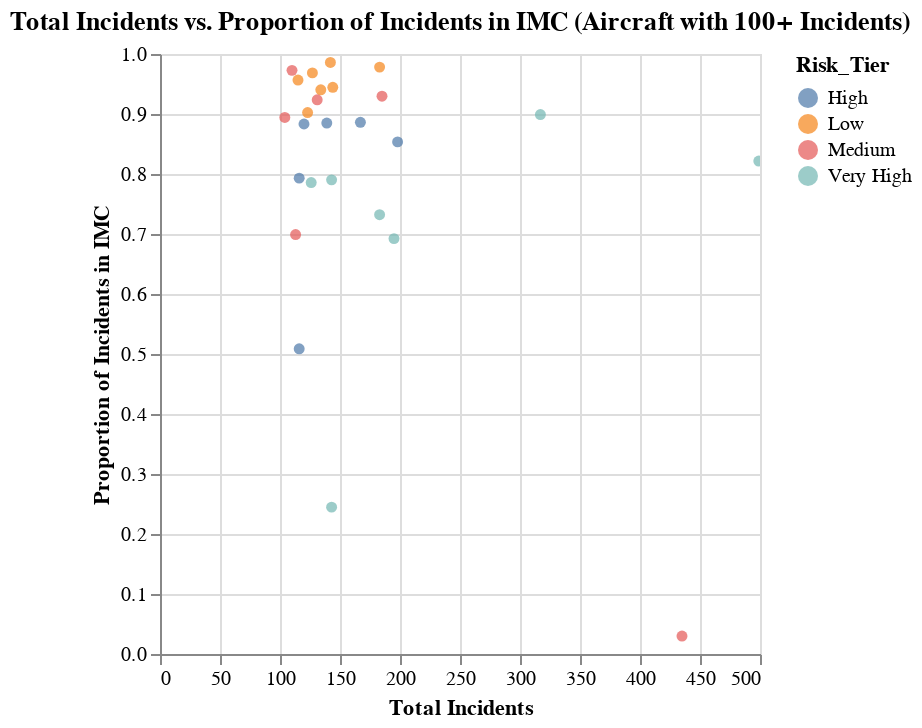

Notebook code for this chart:
### Markdown cell above
#### Total Incidents vs. Proportion of Incidents in IMC

### Code cell
# Scatter plot 2: `Total_Incidents` (x-axis) vs. `Proportion_IMC` (y-axis), colored by `Risk_Tier`
chart2 = alt.Chart(merged_df).mark_circle().encode(
    x=alt.X('Total_Incidents', axis=alt.Axis(title='Total Incidents')),
    y=alt.Y('Proportion_IMC', axis=alt.Axis(title='Proportion of Incidents in IMC')),
    color='Risk_Tier',
    tooltip=['Aircraft', 'Total_Incidents', 'Proportion_IMC', 'Risk_Tier']
).properties(
    title='Total Incidents vs. Proportion of Incidents in IMC (Aircraft with 100+ Incidents)'
).interactive()
chart2

### Figure 1 — Vega-Lite specification as saved in the notebook (floating-point values rounded to 4 significant figures)
{"config": {"view": {"continuousWidth": 300, "continuousHeight": 300}}, "data": {"name": "data-c1e993fe9305d7083a4f4ce60a9e2f6f"}, "mark": {"type": "circle"}, "encoding": {"color": {"field": "Risk_Tier", "type": "nominal"}, "tooltip": [{"field": "Aircraft", "type": "nominal"}, {"field": "Total_Incidents", "type": "quantitative"}, {"field": "Proportion_IMC", "type": "quantitative"}, {"field": "Risk_Tier", "type": "nominal"}], "x": {"axis": {"title": "Total Incidents"}, "field": "Total_Incidents", "type": "quantitative"}, "y": {"axis": {"title": "Proportion of Incidents in IMC"}, "field": "Proportion_IMC", "type": "quantitative"}}, "params": [{"name": "param_3", "select": {"type": "interval", "encodings": ["x", "y"]}, "bind": "scales"}], "title": "Total Incidents vs. Proportion of Incidents in IMC (Aircraft with 100+ Incidents)", "$schema": "https://vega.github.io/schema/vega-lite/v5.8.0.json", "datasets": {"data-c1e993fe9305d7083a4f4ce60a9e2f6f": [{"Aircraft": "CESSNA 172", "Total_Incidents": 499, "High_Severity_Incidents": 96.0, "Medium_Severity_Incidents": 77.0, "Low_Severity_Incidents": 45.0, "Weighted_Risk_Score": 487.0, "Risk_Tier": "Very High", "Incidents_VMC": 6.0, "Incidents_IMC": 410.0, "Proportion_VMC": 0.01202, "Proportion_IMC": 0.8216}, {"Aircraft": "BOEING 737", "Total_Incidents": 435, "High_Severity_Incidents": 16.0, "Medium_Severity_Incidents": 31.0, "Low_Severity_Incidents": 28.0, "Weighted_Risk_Score": 138.0, "Risk_Tier": "Medium", "Incidents_VMC": 6.0, "Incidents_IMC": 13.0, "Proportion_VMC": 0.01379, "Proportion_IMC": 0.02989}, {"Aircraft": "Cessna 172", "Total_Incidents": 317, "High_Severity_Incidents": 44.0, "Medium_Severity_Incidents": 45.0, "Low_Severity_Incidents": 32.0, "Weighted_Risk_Score": 254.0, "Risk_Tier": "Very High", "Incidents_VMC": 10.0, "Incidents_IMC": 285.0, "Proportion_VMC": 0.03155, "Proportion_IMC": 0.8991}, {"Aircraft": "CESSNA 152", "Total_Incidents": 198, "High_Severity_Incidents": 28.0, "Medium_Severity_Incidents": 26.0, "Low_Severity_Incidents": 11.0, "Weighted_Risk_Score": 147.0, "Risk_Tier": "High", "Incidents_VMC": 3.0, "Incidents_IMC": 169.0, "Proportion_VMC": 0.01515, "Proportion_IMC": 0.8535}, {"Aircraft": "CESSNA 182", "Total_Incidents": 195, "High_Severity_Incidents": 56.0, "Medium_Severity_Incidents": 38.0, "Low_Severity_Incidents": 18.0, "Weighted_Risk_Score": 262.0, "Risk_Tier": "Very High", "Incidents_VMC": 11.0, "Incidents_IMC": 135.0, "Proportion_VMC": 0.05641, "Proportion_IMC": 0.6923}, {"Aircraft": "CESSNA 172S", "Total_Incidents": 185, "High_Severity_Incidents": 25.0, "Medium_Severity_Incidents": 20.0, "Low_Severity_Incidents": 11.0, "Weighted_Risk_Score": 126.0, "Risk_Tier": "Medium", "Incidents_VMC": 3.0, "Incidents_IMC": 172.0, "Proportion_VMC": 0.01622, "Proportion_IMC": 0.9297}, {"Aircraft": "Cessna 152", "Total_Incidents": 183, "High_Severity_Incidents": 10.0, "Medium_Severity_Incidents": 15.0, "Low_Severity_Incidents": 26.0, "Weighted_Risk_Score": 86.0, "Risk_Tier": "Low", "Incidents_VMC": 2.0, "Incidents_IMC": 179.0, "Proportion_VMC": 0.01093, "Proportion_IMC": 0.9781}, {"Aircraft": "PIPER PA28", "Total_Incidents": 183, "High_Severity_Incidents": 49.0, "Medium_Severity_Incidents": 30.0, "Low_Severity_Incidents": 21.0, "Weighted_Risk_Score": 228.0, "Risk_Tier": "Very High", "Incidents_VMC": 10.0, "Incidents_IMC": 134.0, "Proportion_VMC": 0.05464, "Proportion_IMC": 0.7322}, {"Aircraft": "CESSNA 172N", "Total_Incidents": 167, "High_Severity_Incidents": 30.0, "Medium_Severity_Incidents": 34.0, "Low_Severity_Incidents": 19.0, "Weighted_Risk_Score": 177.0, "Risk_Tier": "High", "Incidents_VMC": 4.0, "Incidents_IMC": 148.0, "Proportion_VMC": 0.02395, "Proportion_IMC": 0.8862}, {"Aircraft": "Cessna 172N", "Total_Incidents": 144, "High_Severity_Incidents": 21.0, "Medium_Severity_Incidents": 8.0, "Low_Severity_Incidents": 20.0, "Weighted_Risk_Score": 99.0, "Risk_Tier": "Low", "Incidents_VMC": 7.0, "Incidents_IMC": 136.0, "Proportion_VMC": 0.04861, "Proportion_IMC": 0.9444}, {"Aircraft": "CIRRUS DESIGN CORP SR22", "Total_Incidents": 143, "High_Severity_Incidents": 47.0, "Medium_Severity_Incidents": 22.0, "Low_Severity_Incidents": 18.0, "Weighted_Risk_Score": 203.0, "Risk_Tier": "Very High", "Incidents_VMC": 19.0, "Incidents_IMC": 113.0, "Proportion_VMC": 0.1329, "Proportion_IMC": 0.7902}, {"Aircraft": "ROBINSON R44", "Total_Incidents": 143, "High_Severity_Incidents": 80.0, "Medium_Severity_Incidents": 20.0, "Low_Severity_Incidents": 28.0, "Weighted_Risk_Score": 308.0, "Risk_Tier": "Very High", "Incidents_VMC": 5.0, "Incidents_IMC": 35.0, "Proportion_VMC": 0.03497, "Proportion_IMC": 0.2448}, {"Aircraft": "Cessna 172S", "Total_Incidents": 142, "High_Severity_Incidents": 12.0, "Medium_Severity_Incidents": 8.0, "Low_Severity_Incidents": 9.0, "Weighted_Risk_Score": 61.0, "Risk_Tier": "Low", "Incidents_VMC": 2.0, "Incidents_IMC": 140.0, "Proportion_VMC": 0.01408, "Proportion_IMC": 0.9859}, {"Aircraft": "ROBINSON HELICOPTER COMPANY R44 II", "Total_Incidents": 139, "High_Severity_Incidents": 22.0, "Medium_Severity_Incidents": 37.0, "Low_Severity_Incidents": 22.0, "Weighted_Risk_Score": 162.0, "Risk_Tier": "High", "Incidents_VMC": 2.0, "Incidents_IMC": 123.0, "Proportion_VMC": 0.01439, "Proportion_IMC": 0.8849}, {"Aircraft": "PIPER PA-18-150", "Total_Incidents": 134, "High_Severity_Incidents": 7.0, "Medium_Severity_Incidents": 21.0, "Low_Severity_Incidents": 4.0, "Weighted_Risk_Score": 67.0, "Risk_Tier": "Low", "Incidents_VMC": 2.0, "Incidents_IMC": 126.0, "Proportion_VMC": 0.01493, "Proportion_IMC": 0.9403}, {"Aircraft": "CESSNA 172M", "Total_Incidents": 131, "High_Severity_Incidents": 21.0, "Medium_Severity_Incidents": 22.0, "Low_Severity_Incidents": 16.0, "Weighted_Risk_Score": 123.0, "Risk_Tier": "Medium", "Incidents_VMC": 5.0, "Incidents_IMC": 121.0, "Proportion_VMC": 0.03817, "Proportion_IMC": 0.9237}, {"Aircraft": "CESSNA 180", "Total_Incidents": 127, "High_Severity_Incidents": 6.0, "Medium_Severity_Incidents": 17.0, "Low_Severity_Incidents": 7.0, "Weighted_Risk_Score": 59.0, "Risk_Tier": "Low", "Incidents_VMC": 2.0, "Incidents_IMC": 123.0, "Proportion_VMC": 0.01575, "Proportion_IMC": 0.9685}, {"Aircraft": "BEECH A36", "Total_Incidents": 126, "High_Severity_Incidents": 45.0, "Medium_Severity_Incidents": 21.0, "Low_Severity_Incidents": 23.0, "Weighted_Risk_Score": 200.0, "Risk_Tier": "Very High", "Incidents_VMC": 20.0, "Incidents_IMC": 99.0, "Proportion_VMC": 0.1587, "Proportion_IMC": 0.7857}, {"Aircraft": "Cessna 182", "Total_Incidents": 123, "High_Severity_Incidents": 21.0, "Medium_Severity_Incidents": 14.0, "Low_Severity_Incidents": 17.0, "Weighted_Risk_Score": 108.0, "Risk_Tier": "Low", "Incidents_VMC": 6.0, "Incidents_IMC": 111.0, "Proportion_VMC": 0.04878, "Proportion_IMC": 0.9024}, {"Aircraft": "PIPER PA-28-140", "Total_Incidents": 120, "High_Severity_Incidents": 26.0, "Medium_Severity_Incidents": 30.0, "Low_Severity_Incidents": 27.0, "Weighted_Risk_Score": 165.0, "Risk_Tier": "High", "Incidents_VMC": 2.0, "Incidents_IMC": 106.0, "Proportion_VMC": 0.01667, "Proportion_IMC": 0.8833}, {"Aircraft": "Robinson R44", "Total_Incidents": 116, "High_Severity_Incidents": 34.0, "Medium_Severity_Incidents": 25.0, "Low_Severity_Incidents": 23.0, "Weighted_Risk_Score": 175.0, "Risk_Tier": "High", "Incidents_VMC": 7.0, "Incidents_IMC": 92.0, "Proportion_VMC": 0.06034, "Proportion_IMC": 0.7931}, {"Aircraft": "BELL 206", "Total_Incidents": 116, "High_Severity_Incidents": 45.0, "Medium_Severity_Incidents": 20.0, "Low_Severity_Incidents": 19.0, "Weighted_Risk_Score": 194.0, "Risk_Tier": "High", "Incidents_VMC": 3.0, "Incidents_IMC": 59.0, "Proportion_VMC": 0.02586, "Proportion_IMC": 0.5086}, {"Aircraft": "Cessna 180", "Total_Incidents": 115, "High_Severity_Incidents": 11.0, "Medium_Severity_Incidents": 12.0, "Low_Severity_Incidents": 11.0, "Weighted_Risk_Score": 68.0, "Risk_Tier": "Low", "Incidents_VMC": 2.0, "Incidents_IMC": 110.0, "Proportion_VMC": 0.01739, "Proportion_IMC": 0.9565}, {"Aircraft": "CESSNA 150", "Total_Incidents": 113, "High_Severity_Incidents": 31.0, "Medium_Severity_Incidents": 11.0, "Low_Severity_Incidents": 14.0, "Weighted_Risk_Score": 129.0, "Risk_Tier": "Medium", "Incidents_VMC": 4.0, "Incidents_IMC": 79.0, "Proportion_VMC": 0.0354, "Proportion_IMC": 0.6991}, {"Aircraft": "ROBINSON HELICOPTER R22 BETA", "Total_Incidents": 110, "High_Severity_Incidents": 14.0, "Medium_Severity_Incidents": 32.0, "Low_Severity_Incidents": 14.0, "Weighted_Risk_Score": 120.0, "Risk_Tier": "Medium", "Incidents_VMC": 1.0, "Incidents_IMC": 107.0, "Proportion_VMC": 0.009091, "Proportion_IMC": 0.9727}, {"Aircraft": "Piper PA-28-140", "Total_Incidents": 104, "High_Severity_Incidents": 26.0, "Medium_Severity_Incidents": 18.0, "Low_Severity_Incidents": 27.0, "Weighted_Risk_Score": 141.0, "Risk_Tier": "Medium", "Incidents_VMC": 8.0, "Incidents_IMC": 93.0, "Proportion_VMC": 0.07692, "Proportion_IMC": 0.8942}]}}
